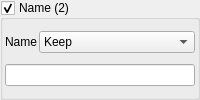
               <widget class="QGroupBox" name="c_name_basic_group">
                <property name="title">
                 <string>Name (2)</string>
                </property>
                <property name="checkable">
                 <bool>true</bool>
                </property>
                <layout class="QGridLayout" name="gridLayout_8">
                 <property name="leftMargin">
                  <number>2</number>
                 </property>
                 <property name="topMargin">
                  <number>2</number>
                 </property>
                 <property name="rightMargin">
                  <number>2</number>
                 </property>
                 <property name="bottomMargin">
                  <number>2</number>
                 </property>
                 <property name="spacing">
                  <number>2</number>
                 </property>
                 <item row="0" column="0">
                  <widget class="QLabel" name="name_basic_name_label">
                   <property name="text">
                    <string>Name</string>
                   </property>
                   <property name="alignment">
                    <set>Qt::AlignRight|Qt::AlignTrailing|Qt::AlignVCenter</set>
                   </property>
                  </widget>
                 </item>
                 <item row="0" column="1">
                  <widget class="QComboBox" name="name_basic_name_combobox">
                   <property name="sizePolicy">
                    <sizepolicy hsizetype="MinimumExpanding" vsizetype="Fixed">
                     <horstretch>0</horstretch>
                     <verstretch>0</verstretch>
                    </sizepolicy>
                   </property>
                   <item>
                    <property name="text">
                     <string>Keep</string>
                    </property>
                   </item>
                   <item>
                    <property name="text">
                     <string>Remove</string>
                    </property>
                   </item>
                   <item>
                    <property name="text">
                     <string>Reverse</string>
                    </property>
                   </item>
                   <item>
                    <property name="text">
                     <string>Fix</string>
                    </property>
                   </item>
                  </widget>
                 </item>
                 <item row="1" column="0" colspan="2">
                  <widget class="QLineEdit" name="name_basic_fixed_name_entry">
                   <property name="minimumSize">
                    <size>
                     <width>50</width>
                     <height>0</height>
                    </size>
                   </property>
                  </widget>
                 </item>
                </layout>
               </widget>
